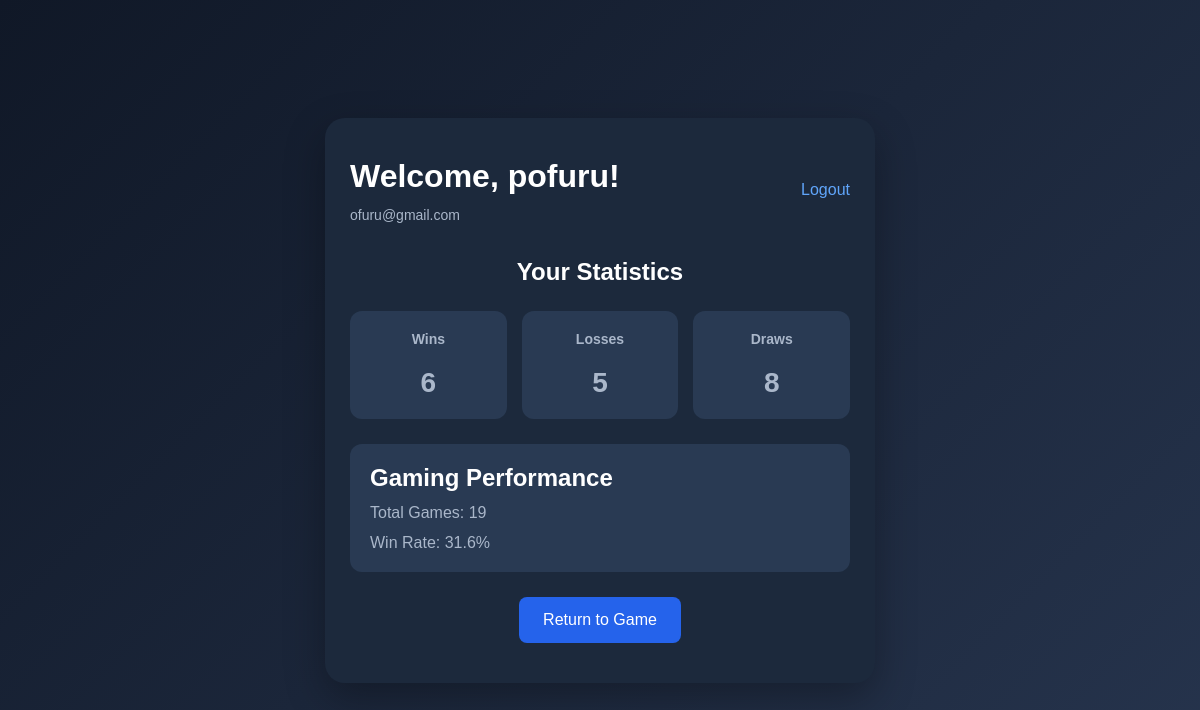
Page /dashboard (signed in) on the committed database.
### app.py (models this page shows)
class Player(db.Model):
    id = db.Column(db.Integer, primary_key=True)
    nickname = db.Column(
        db.String(50),
        nullable=False,
        default="Guest"
    )
    email = db.Column(
        db.String(120),
        unique=True,
        nullable=True
    )
    password_hash = db.Column(
        db.String(255),
        nullable=True
    )
    wins = db.Column(db.Integer, default=0, nullable=False)
    losses = db.Column(db.Integer, default=0, nullable=False)
    draws = db.Column(db.Integer, default=0, nullable=False)
    games = db.relationship(
        "Game",
        backref="player",
        lazy=True,
        cascade="all, delete-orphan"
    )

### app.py (the view)
@app.route("/dashboard")
@login_required
def dashboard():
    player = db.session.get(
        Player,
        session["player_id"]
    )
    total_games = (
        player.wins +
        player.losses +
        player.draws
    )
    win_rate = (
        (player.wins / total_games) * 100
        if total_games > 0 else 0
    )
    return render_template(
        "dashboard.html",
        player=player,
        total_games=total_games,
        win_rate=round(win_rate, 1)
    )

### app.py (called while the page is built, shortened)
def login_required(view):
    @wraps(view)
    def wrapped_view(*args, **kwargs):
        player_id = session.get("player_id")
        player = (
            db.session.get(Player, player_id)
            if player_id else None
        )
        return view(*args, **kwargs)
    return wrapped_view

### templates/dashboard.html (shortened to what this page needs)
<!DOCTYPE html>
<html lang="en">
<head>
    <link rel="stylesheet"
          href="{{ url_for('static', filename='style.css') }}">
</head>
<body>
    <main class="game-container dashboard">
        <header class="dashboard-header">
            <div>
                <h1>Welcome, {{ player.nickname }}!</h1>
                <p>{{ player.email }}</p>
            </div>
            <a href="{{ url_for('logout') }}">Logout</a>
        </header>
        <h2>Your Statistics</h2>
        <section class="stats-grid">
            <div class="stat-card">
                <h3>Wins</h3>
                <p>{{ player.wins }}</p>
            </div>
            <div class="stat-card">
                <h3>Losses</h3>
                <p>{{ player.losses }}</p>
            </div>
            <div class="stat-card">
                <h3>Draws</h3>
                <p>{{ player.draws }}</p>
            </div>
        </section>
        <section class="performance-card">
            <h2>Gaming Performance</h2>
            <p>Total Games: {{ total_games }}</p>
            <p>Win Rate: {{ win_rate }}%</p>
        </section>
        <a href="{{ url_for('home') }}" class="dashboard-button">
            Return to Game
        </a>
    </main>
</body>
</html>

### static/style.css (style rules this page uses)
* { margin: 0; padding: 0; box-sizing: border-box; }
body { font-family: Arial, sans-serif; background: linear-gradient(135deg, #101827, #26344d); min-height: 100vh; display: flex; justify-content: center; align-items: center; color: white; padding: 20px; }
.game-container { background: #1c293c; width: 100%; max-width: 550px; padding: 40px 25px; border-radius: 20px; text-align: center; box-shadow: 0 15px 40px rgba(0, 0, 0, 0.3); }
h1 { font-size: 32px; margin-bottom: 12px; }
h3 { margin-bottom: 20px; }
.stat-card { background: #293a53; padding: 18px 10px; border-radius: 12px; }
.stat-card p { color: #aab7ca; font-size: 12px; font-weight: bold; }
.dashboard-header { display: flex; justify-content: space-between; align-items: center; gap: 15px; margin-bottom: 35px; text-align: left; }
.dashboard-header p { color: #aab7ca; font-size: 14px; }
.dashboard-header a { color: #60a5fa; text-decoration: none; }
.stats-grid { display: grid; grid-template-columns: repeat(3, 1fr); gap: 15px; margin: 25px 0; }
.stat-card { background: #293a53; padding: 20px 10px; border-radius: 12px; }
.stat-card h3 { font-size: 14px; color: #aab7ca; }
.stat-card p { font-size: 28px; font-weight: bold; margin-top: 10px; }
.performance-card { background: #293a53; border-radius: 12px; padding: 20px; margin-bottom: 25px; text-align: left; }
.performance-card p { margin-top: 12px; color: #aab7ca; }
.dashboard-button { display: inline-block; background: #2563eb; color: white; padding: 14px 24px; border-radius: 8px; text-decoration: none; }

### rows in the picture
Player: nickname "pofuru", email "ofuru@gmail.com", wins "6", losses "5", draws "8"

### other values in the picture
{{ total_games }} "19"
{{ win_rate }} "31.6"
